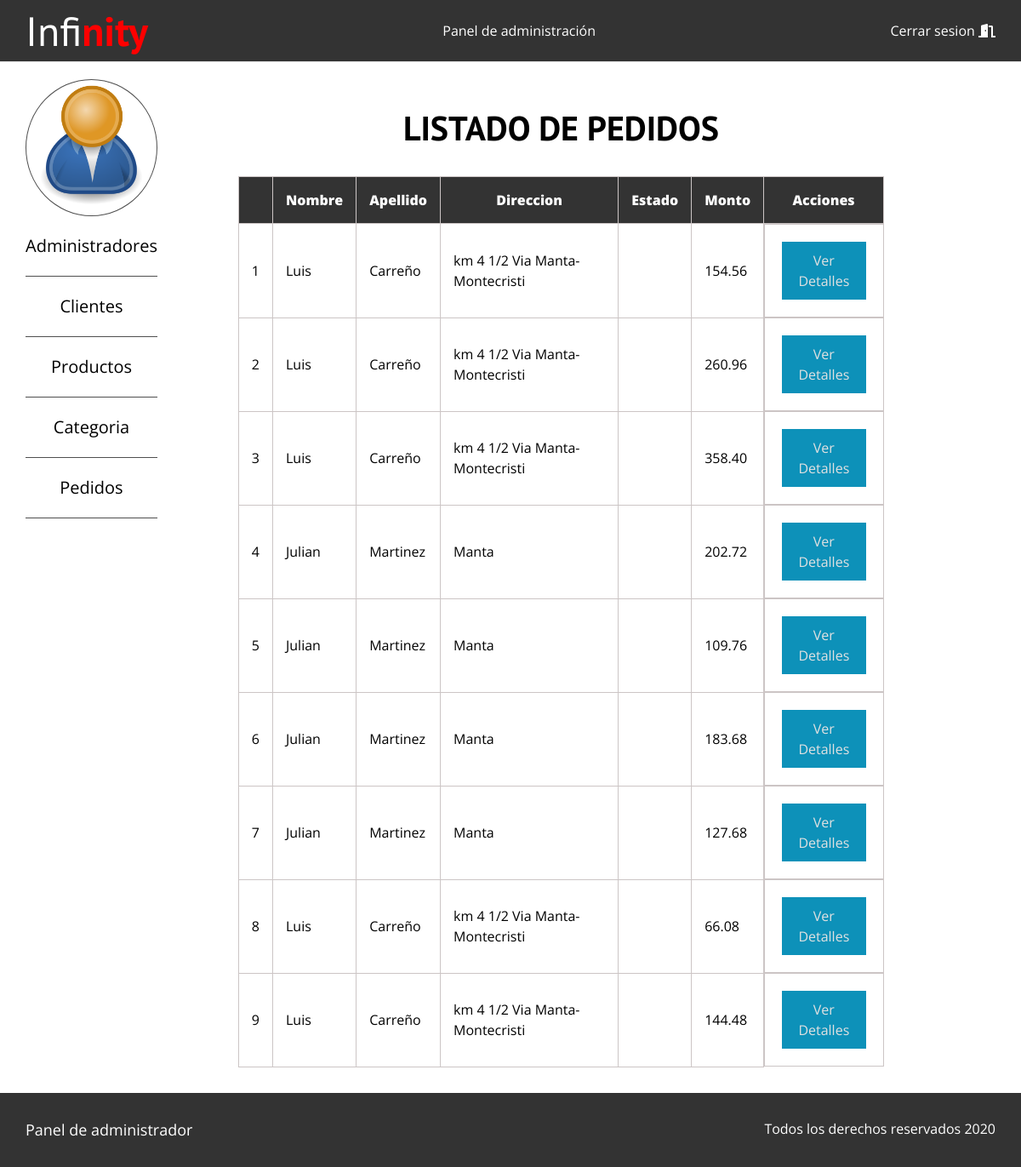
The app's page /Panel/pedidos/index.php with its own data.
### tables this page shows
CREATE TABLE `factura` (
  `factura_id` int(20) NOT NULL,
  `factura_cliente_id` int(11) NOT NULL,
  `factura_fehca` date NOT NULL,
  `factura_subtotal` decimal(10,2) NOT NULL,
  `factura_iva` decimal(10,2) NOT NULL,
  `factura_total` decimal(10,2) NOT NULL
);

CREATE TABLE `usuario` (
  `usuario_id` int(11) NOT NULL,
  `usuario_nombre` varchar(80) NOT NULL,
  `usuario_apellido` varchar(80) NOT NULL,
  `usuario_telefono` int(12) NOT NULL,
  `usuario_correo` varchar(150) NOT NULL,
  `usuario_pass` varchar(50) NOT NULL,
  `usuario_ciudad` varchar(100) NOT NULL,
  `usuario_direccion` varchar(200) NOT NULL,
  `usuario_rol_id` int(11) NOT NULL
);

### src/Factura.php (called while the page is built, shortened)
<?php
    class Factura{
        private $cn=null;
        public function __construct()
        {
            $this->config=parse_ini_file(__DIR__.'/../config.ini');
            $this->cn = new \PDO($this->config['dns'], $this->config['usuario'], $this->config['clave'],array(
                \PDO::MYSQL_ATTR_INIT_COMMAND => 'SET NAMES utf8'
            ));
        }
        public function mostrar(){
            $sql = "SELECT factura_id, usuario.usuario_nombre, usuario.usuario_apellido, usuario.usuario_direccion, factura.factura_id, factura.factura_total
            FROM factura
            INNER JOIN usuario ON usuario.usuario_id=factura.factura_cliente_id ORDER BY factura.factura_id DESC";
            $resultado=$this->cn->prepare($sql);
            if($resultado->execute())
                return $resultado->fetchAll();
            return false;
        }
    }

### Panel/pedidos/index.php (the view, shortened to what this page needs)
<!DOCTYPE html>
<html lang="en">
<head>
    <link rel="stylesheet" href="../../assets/css/normalize.css">
    <link rel="stylesheet" href="../../assets/css/styles_panel.css">
    <link rel="stylesheet" href="../../assets/css/all.css">
</head>
<body>
    <header class="site-header borde-inferior">
        <div class="contenedor">
            <div class="barra">
                <a href="../dashboard.php">
                    <h1 class="no-margin">Infi<span>nity</span></h1>
                </a>
                <a href="">Panel de administración</a>
                <a href="../../index.php">Cerrar sesion <i class="fas fa-door-open"></i></a>
            </div>
        </div>
    </header>
    <section class="contenedor wrapper">
        <div class="contenido-panel">
            <div class="usuario">
                <div class="imagen-usuario">
                    <a href=""><img src="../../assets/img/1200px-User_icon_2.svg.png" alt=""></a>
                </div>
                <nav class="navegacion-usuario">
                    <a href="../administradores/index.php">Administradores</a>
                    <a href="../clientes/index.php">Clientes</a>
                    <a href="../productos/index.php">Productos</a>
                    <a href="../categorias/index.php">Categoria</a>
                    <a href="../pedidos/index.php">Pedidos</a>
                </nav>
            </div>
            <div class="datos-panel">
                <h2 class="centrar-texto">LISTADO DE PEDIDOS</h2>
                <div class="tabla">
                <table class="">
                        <tr>
                            <th><strong></strong></th>
                            <th><strong>Nombre</strong></th>
                            <th><strong>Apellido</strong></th>
                            <th><strong>Direccion</strong></th>
                            <th><strong>Estado</strong></th>
                            <th><strong>Monto</strong></th>
                            <th><strong>Acciones</strong></th>
                        </tr>
                        <?php
                            $factura= new infinity\Factura;
                            $info_factura = $factura->mostrar();
                            $cantidad=count($info_factura);
                            if($cantidad > 0){
                            for($x = 0; $x<$cantidad; $x++){
                                $item= $info_factura[$x];
                        ?>
                        <tr>
                            <td><?php print($x+1);?></td>
                            <td><?php print($item['usuario_nombre']);?></td>
                            <td><?php print($item['usuario_apellido']);?></td>
                            <td><?php print($item['usuario_direccion']);?></td>
                            <td></td>
                            <td><?php print($item['factura_total']);?></td>
                            <td class="accion">
                                <a class="a-actualizar" href="detalle.php?id=<?php print $item['factura_id'] ?>">Ver Detalles</i></a>
                            </td>
                        </tr>
                        <?php
                            }
                            }
                            else{
                        ?>
                            <tr>
                                <td colspan="6">NO HAY REGISTROS</td>
                            </tr>
                        <?php }?>
                    </table>
                </div>
            </div>
        </div>
    </section>
    <footer class="site-footer seccion">
        <div class="contenedor contenedor-footer">
            <nav class="navegacion">
                <a href="inicio.html">Panel de administrador</a>
            </nav>
            <p class="copyright">Todos los derechos reservados 2020</p>
        </div>
    </footer>
</body>
</html>

### assets/css/styles_panel.css (style rules this page uses)
html { font-size: 62.5%; box-sizing: border-box; }
*,*::before,*::after { box-sizing: inherit; }
body { font-family: 'Open Sans', sans-serif; font-size: 1.6rem; line-height: 1.5; min-height: 100vh; }
.contenedor { max-width: 120rem; margin: 0 auto; width: 95%; }
h1, h2, h3, h4 { font-family: 'PT Sans', sans-serif; }
h1 { font-size: 4.8rem; }
h2 { font-size: 4rem; line-height: 1.2; }
img { max-width: 100%; }
.centrar-texto { text-align: center; }
.no-margin { margin: 0; }
.borde-inferior { border-bottom: .5rem solid #4f4f4f; }
.wrapper { min-height: calc(100vh - 18rem); }
@media (min-width: 768px) { .barra { display: flex; justify-content: space-between; align-items: center; } }
.site-header { border-bottom: 1px solid #e1e1e1; background-color: #333333; }
.site-header a { color: white; text-decoration: none; }
.site-header h1 { text-align: center; font-weight: 400; }
.site-header h1 span { font-weight: 700; color:red; }
.navegacion a { text-decoration: none; text-align: center; display: block; font-size: 1.8rem; }
@media (min-width: 768px) { .navegacion a { display: inline; margin-right: 4rem; } }
@media (min-width: 768px) { .navegacion a:last-of-type { margin:0; } }
.contenido-panel { display: flex; margin-top: 2rem; }
.usuario { flex: 0 0 calc(15% - 2rem); }
.imagen-usuario { border-radius: 50%; border: 1px solid #4f4f4f; }
.navegacion-usuario a { text-decoration: none; text-align: center; display: block; font-size: 2rem; color: black; padding: 2rem 0; border-bottom: 1px solid #4f4f4f; }
.datos-panel { flex: 0 0 calc(85% - 2rem); }
.tabla { display: flex; justify-content: center; margin-top: 3rem; margin-bottom: 3rem; }
table th, td { border: 1px solid #ccc5c5; padding: 1.5rem; }
table { border-collapse: collapse; width: 80%; }
.accion { display: inline-block; color: white; }
table a { padding: .5rem; text-align: center; }
table th { color: white; background-color: #333333; }
.accion { width: 100%; height: 100%; display: flex; justify-content: center; text-decoration: none; text-align: center; }
.accion a { text-decoration: none; color: #e1e1e1; padding: 1rem; margin: .5rem; }
.a-actualizar { background-color: #0d91b9; }
.site-footer a { color: #ffffff; }
.site-footer { background-color: #333333; margin:0; }
.copyright { margin: 0; color: #ffffff; }
.contenedor-footer { padding:3rem 0; display: flex; justify-content: space-between; }

### assets/css/all.css (style rules this page uses)
.fa, .fas, .far, .fal, .fad, .fab { -moz-osx-font-smoothing: grayscale; -webkit-font-smoothing: antialiased; display: inline-block; font-style: normal; font-variant: normal; text-rendering: auto; line-height: 1; }
.fa-door-open:before { content: "\f52b"; }
.fa, .fas { font-family: 'Font Awesome 5 Free'; font-weight: 900; }

### records on screen
factura: factura_cliente.usuario_nombre "Luis", factura_cliente.usuario_apellido "Carreño", factura_cliente.usuario_direccion "km 4 1/2 Via Manta-Montecristi", factura_total "154.56"
factura: factura_cliente.usuario_nombre "Luis", factura_cliente.usuario_apellido "Carreño", factura_cliente.usuario_direccion "km 4 1/2 Via Manta-Montecristi", factura_total "260.96"
factura: factura_cliente.usuario_nombre "Luis", factura_cliente.usuario_apellido "Carreño", factura_cliente.usuario_direccion "km 4 1/2 Via Manta-Montecristi", factura_total "358.40"
factura: factura_cliente.usuario_nombre "Julian", factura_cliente.usuario_apellido "Martinez", factura_cliente.usuario_direccion "Manta", factura_total "202.72"
factura: factura_cliente.usuario_nombre "Julian", factura_cliente.usuario_apellido "Martinez", factura_cliente.usuario_direccion "Manta", factura_total "109.76"
factura: factura_cliente.usuario_nombre "Julian", factura_cliente.usuario_apellido "Martinez", factura_cliente.usuario_direccion "Manta", factura_total "183.68"
factura: factura_cliente.usuario_nombre "Julian", factura_cliente.usuario_apellido "Martinez", factura_cliente.usuario_direccion "Manta", factura_total "127.68"
factura: factura_cliente.usuario_nombre "Luis", factura_cliente.usuario_apellido "Carreño", factura_cliente.usuario_direccion "km 4 1/2 Via Manta-Montecristi", factura_total "66.08"
factura: factura_cliente.usuario_nombre "Luis", factura_cliente.usuario_apellido "Carreño", factura_cliente.usuario_direccion "km 4 1/2 Via Manta-Montecristi", factura_total "144.48"
